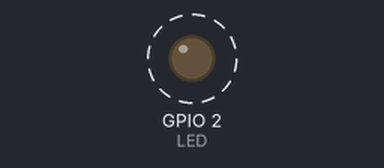
Bench run of a sketch on a simulated ESP32. Shown: output pins drawn as LEDs (lit = HIGH). Dashed ring = blinking. What the sketch prints to the serial monitor is not drawn.

Above: at 1.5 s.
Timing chart, 0 to 4.0 s (numbered marks = the images above):
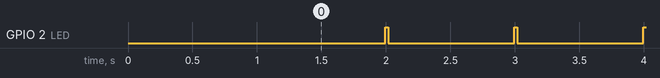

The sketch:

ESP32_Test.ino
```cpp
/*
  ESP32 Test
  (c) Claus Kuehnel 2018-03-01 info@ckuehnel.ch
*/

#define LED 2   // adapt it

byte count = 0;

void getChipTemp()
{
  float temp = temperatureRead();
  Serial.print("ESP32 Chip Temperature = ");
  Serial.print(temp);
  Serial.println(" °C");
}

void setup()
{
  pinMode(LED, OUTPUT);
  Serial.begin(115200);
  delay(1000); // waiting to start the monitor
  Serial.print("Hi there, here is ");
  Serial.println("ESP32 Dev Module");
  Serial.print("CPU clock frequency = ");
  Serial.print(ESP.getCpuFreqMHz());
  Serial.println(" MHz");
  getChipTemp();
  Serial.print("Chip Revision: ");
  Serial.println(ESP.getChipRevision());
  uint64_t chipid = ESP.getEfuseMac();     //The chip ID is essentially its MAC address(length: 6 bytes)
  Serial.printf("ESP32 Chip ID = %04X",(uint16_t)(chipid>>32));         //print High 2 bytes
  Serial.printf("%08X\n",(uint32_t)chipid);                             //print Low  4 bytes
  Serial.print("Flash available [KB]: ");
  Serial.println(ESP.getFlashChipSize()/1024);
  Serial.print("Flash Chip Size [KB]: ");
  Serial.println(ESP.getFlashChipSize()/1024);
  Serial.print("Flash frequency [MHz]: ");
  Serial.println(ESP.getFlashChipSpeed()/1000000);
  Serial.print("Free Heap [KB]: ");
  Serial.println(ESP.getFreeHeap()/1024);
}

void loop()
{
  Serial.print(".");
  count++;
  if (count == 33)
  {
    Serial.println();
    getChipTemp();
    count=0;
  }
  digitalWrite(LED, LOW);
  delay(980);
  digitalWrite(LED, HIGH);
  delay(20);
}
```

Measured:
- by itself, GPIO 2 (LED): alternates HIGH for 0.02 s and LOW for 0.98 s
